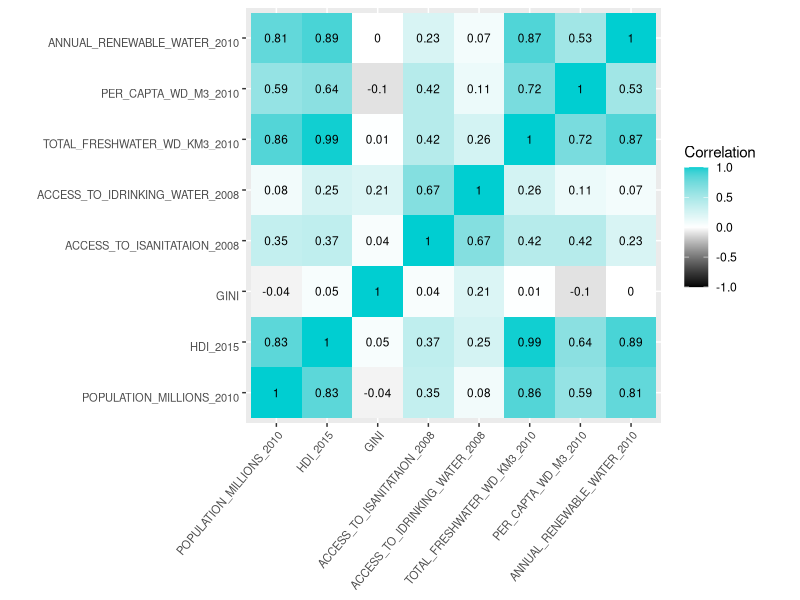

This figure's R source:
## ---- chunk 1
knitr::opts_chunk$set(echo = TRUE)
## ---- chunk 2
library(Hmisc)
library(ggplot2)
library(reshape2)
library(xtable)

setwd('~/git/Water-Consumption-And-Inequality/datasets')
df = read.table("merged_data.csv", header=TRUE, sep=";")

df_original = df
df = df[,c(-1,-10)]
df = na.omit(df)
rcorr(as.matrix(df))
## ---- chunk 3
mat <- round(cor(df),2)
melted_cormat <- melt(mat)

ggplot(data = melted_cormat, aes(x=Var1, y=Var2, fill=value)) + geom_tile() + 
  theme(axis.text.x = element_text(angle = 50, vjust = 1, size = 8, hjust = 1),
        axis.text.y = element_text(angle = 0, vjust = 1, size = 8, hjust = 1),
        axis.title.x = element_blank(),
        axis.title.y = element_blank()) + 
  coord_fixed() +
  scale_fill_gradient2(low  = "black", 
                       high = "darkturquoise", 
                       mid  = "white", 
                       midpoint = 0, 
                       limit = c(-1,1), 
                       name="Correlation") +
  geom_text(aes(Var2, Var1, label = value), color = "black", size = 3)
